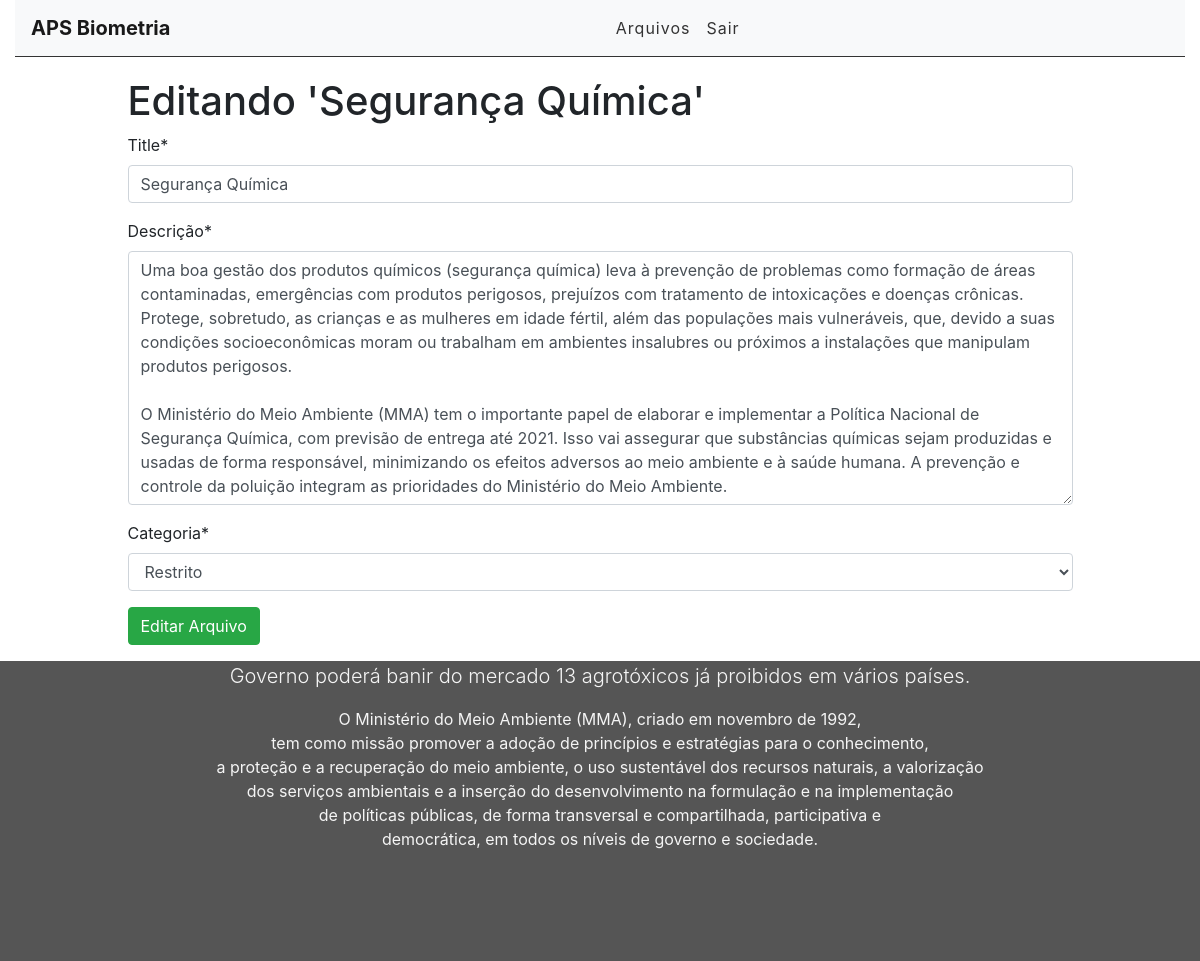
The page /edit/8 (signed in) on the database its author committed.
### arquivos/models.py (models this page shows, shortened)
class Arquivo(models.Model):
    STATUS = (
        ('rest', 'Restrito'),
        ('prot', 'Protegido'),
        ('publ', 'Publico')
    )
    title = models.CharField(max_length=255)
    descrição = models.TextField()
    categoria = models.CharField(
        max_length=4,
        choices=STATUS,
    )
    user = models.ForeignKey(get_user_model(), on_delete=models.CASCADE)
    created_at = models.DateTimeField(auto_now_add=True)
    update_at = models.DateTimeField(auto_now=True)

### arquivos/views.py (the view)
# urls.py: path('edit/<int:id>', views.editArquivo, name="edit-arquivo"),
@login_required
def editArquivo(request, id):
    arquivo = get_object_or_404(Arquivo,pk=id)
    form = ArquivoForm(instance=arquivo)
    if(request.method == 'POST'):
        form = ArquivoForm(request.POST, instance=arquivo)
        if(form.is_valid()):
            arquivo.save()
            messages.info(request, "Arquivo alterado com sucesso!")
            return redirect('/')
        else:
            return render(request, 'arquivos/editarquivo.html', {'form': form, 'arquivo': arquivo})
    else:
        return render(request, 'arquivos/editarquivo.html', {'form':form, 'arquivo':arquivo})

### arquivos/forms.py
class ArquivoForm(forms.ModelForm):
    class Meta:
        model = Arquivo
        fields = ('title', 'descrição', 'categoria')

### arquivos/templates/arquivos/editarquivo.html (shortened to what this page needs)
{% extends 'base.html' %}
{% load crispy_forms_tags %}
{% block content %}
<div class="offset-1 col-10 list-div">
    <h1>Editando '{{arquivo.title}}'</h1>
    <form method="POST">
        {{ form|crispy }}
        <input type="submit" class="btn btn-success" value="Editar Arquivo">
    </form>
</div>
{% endblock%}

### rows shown on the page
Arquivo: title "Segurança Química", descrição "Uma boa gestão dos produtos químicos (segurança química) leva à prevenção de problemas como formação de áreas contaminadas, emergências com produtos perigosos, prejuízos com tratamento de intoxicações e doenças crônicas. Protege, sobretudo, as crianças e as mulheres em idade fértil, além das populações mais vulneráveis, que, devido a suas condições socioeconômicas moram ou trabalham em ambientes insalubres ou próximos a instalações que manipulam produtos perigosos. O Ministério do Meio Ambiente (MMA) tem o importante papel de elaborar e implementar a Política Nacional de Segurança Química, com previsão de entrega até 2021. Isso vai assegurar que substâncias químicas sejam produzidas e…", categoria "Restrito"
